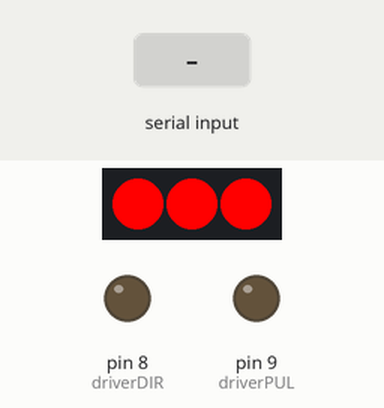
The sketch below on a simulated Arduino Uno, built with avr-gcc and run on an emulated ATmega328P. On the bench: 3 RGB LEDs in strip order, left to right, output pins drawn as LEDs (lit = HIGH). The test bench sets the inputs (shaded band). What the sketch prints to the serial monitor is not drawn.

Above: at 1.2 s.
1.3 s: "90,45\n" received over Serial
At 3.0 s:
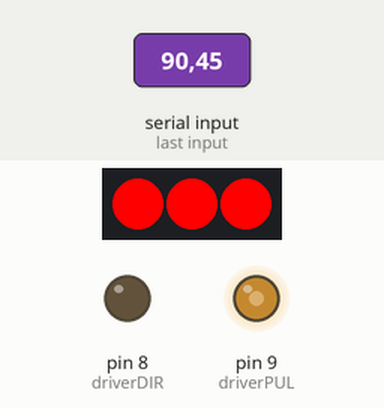
Timing chart, 0 to 29.3 s (numbered marks = the images above; inputs shaded):
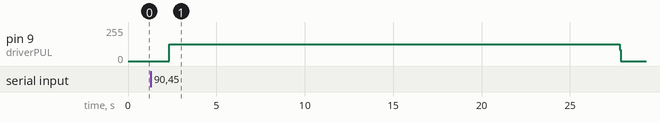

Measured:
- after the input at 1.3 s, pin 9 (driverPUL): 0/255 → 125/255 after 1.0 s, → 0/255 25.5 s later

The sketch:

senior_design_arduino.ino
```cpp
#include <FastLED.h>
#define LED_PIN 7
#define NUM_LEDS 3
#define NUM_STEPS 120000

boolean setDIR=LOW;
int driverPUL=9;
int driverDIR=8;
int lag = 100;

CRGB leds[NUM_LEDS];
int curr_led = 0;
int r = 0, g = 255, b = 0; // Global colors for LEDS

void setup() {

    Serial.begin(9600);
    // pin setup
    pinMode(driverPUL, OUTPUT);
    pinMode(driverDIR, OUTPUT);

    // Use 5V and grnd, pin out is 7
    FastLED.addLeds<WS2812, LED_PIN,GRB>(leds, NUM_LEDS);
    leds[0] = CRGB::Red;
    leds[1] = CRGB::Red;
    leds[2] = CRGB::Red;
    FastLED.show();
}

void openDrawer()
{
    setDIR=HIGH;

    for(long steps=0;steps< NUM_STEPS;steps++){
        digitalWrite(driverDIR, setDIR);
        digitalWrite(driverPUL, HIGH);
        delayMicroseconds(lag);
        digitalWrite(driverPUL, LOW);
        delayMicroseconds(lag);
    }
}


void closeDrawer()
{
    setDIR=LOW;

    for(long steps=0;steps< NUM_STEPS;steps++){
        digitalWrite(driverDIR, setDIR);
        digitalWrite(driverPUL, HIGH);
        delayMicroseconds(lag);
        digitalWrite(driverPUL, LOW);
        delayMicroseconds(lag);
    }

    Serial.print("done\n");
}

void setLED(int led, int state)
{
    //3.)Activate the appropriate LED
    if(led < NUM_LEDS && led >= 0)
    {
        if(state == 1)
        {
            leds[led]=CRGB::Blue;
        }
        else
        {
            leds[led]=CRGB::Red;
        }
    }
    FastLED.show(); //Show the active LED
}


void loop()
{
    //Steps:
    //1.)Wait for user input
    if(Serial.available()){
        //2.)Read the ID sent by the application
        String mode_str = Serial.readStringUntil('\n'); //LED number
        String led_str =Serial.readStringUntil('\n'); //LED number
        // drawer = Serial.readStringUntil('\n');
        int led = led_str.toInt();
        int mode = mode_str.toInt();

        //6.)Close the appropriate drawer
        //stepp.step(-NUM_ROTATIONS); //may be NUM_ROTATIONS*StepsPerRev

        if(mode == 0)
        {
            openDrawer();

            setLED(led,1);
        }
        else
        {
            setLED(led,0);
            closeDrawer();
        }

    }
    delay(10);

}
```
